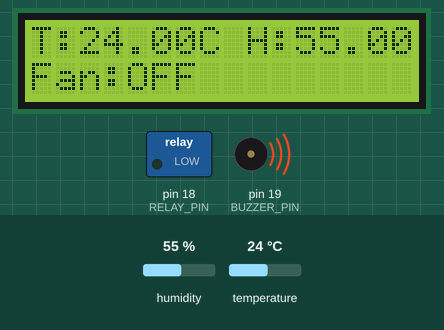
Recording of a sketch running on a simulated Arduino Uno, built with avr-gcc and run on an emulated ATmega328P. On the bench: 16×2 character LCD, switched loads named in the sketch (green lamp = pin HIGH), buzzer (waves = sounding, pin HIGH). The inputs (shaded band) are chosen by the test bench; at power-on: humidity 55 %, temperature 24 °C. What the sketch prints to the serial monitor is not drawn.

Above: at 3.2 s.
3.3 s: humidity set to 22 %
At 4.9 s:
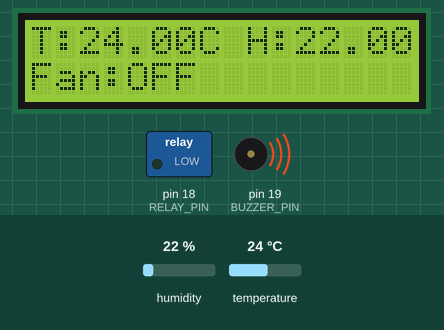
6.0 s: temperature set to 12 °C
At 6.5 s:
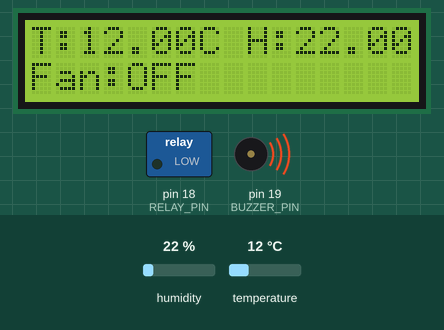
8.7 s: humidity set to 40 %
At 10.8 s:
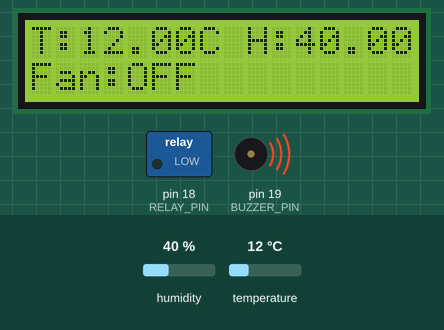
11.7 s: temperature set to 19 °C
At 13.6 s:
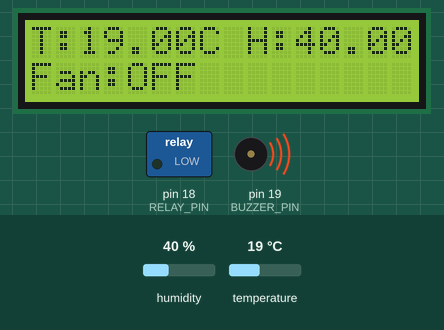
14.4 s: temperature set to 4 °C
At 16.7 s:
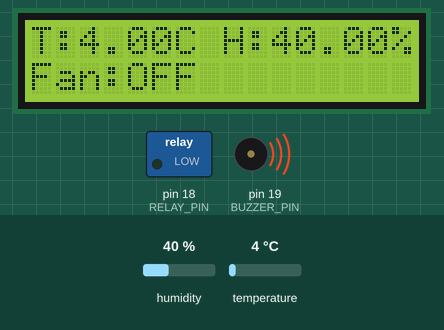
Timing chart, 0 to 18.2 s (numbered marks = the images above; inputs shaded):
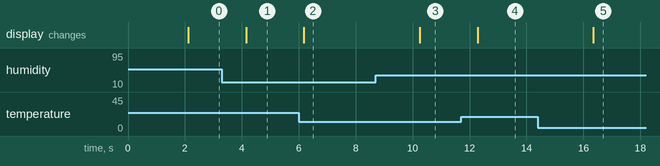

Measured:
- after the input at 3.3 s, the display: changes after 0.85 s (image 1)
- after the input at 6.0 s, the display: changes after 0.18 s (image 2)
- after the input at 8.7 s, the display: changes after 1.5 s (image 3)
- after the input at 11.7 s, the display: changes after 0.58 s (image 4)
- after the input at 14.4 s, the display: changes after 1.9 s (image 5)

The sketch:

ver2.ino
```cpp
#include <LiquidCrystal_I2C.h>
#include <DHT.h>
// chinh lai pin
#define DHTPIN 15
#define DHTTYPE DHT22

#define RELAY_PIN 18
#define BUZZER_PIN 19

#define TEMP_LIMIT 30
#define HUMI_LIMIT 85

#define TEMP_ALARM 32
#define HUMI_ALARM 85

DHT dht(DHTPIN, DHTTYPE);
LiquidCrystal_I2C lcd(0x27,16,2); // địa chỉ lcd

unsigned long alarm_time_start = 0;
unsigned long buzzer_time_start = 0;
unsigned long fan_timer_start = 0;

bool fanOn = false;
bool buzzerOn = false;
bool alarmOn = false;
bool fanWaiting = false;
bool vuotnguong = false;

float temp;
float humi;

bool errorSensor = false;
int errorSensorCount = 0;

void setup() {
  Serial.begin(9600);

  lcd.init();
  lcd.backlight();
  lcd.setCursor(0,0);// CỘT TRƯỚC HÀNG SAU
  lcd.print("SYSTEM START");

  pinMode(RELAY_PIN, OUTPUT);
  pinMode(BUZZER_PIN, OUTPUT);

  digitalWrite(RELAY_PIN, LOW);
  digitalWrite(BUZZER_PIN, HIGH);

  dht.begin();// ở trên định nghĩa DHT rồi, h begin lib sẽ tự gắn pinmode

  delay(2000);
  lcd.clear();
}

void readSensor() {
  // tạo biến mới, khi lỗi biến cũ không đổi, tránh lỗi giả
  float newTemp = dht.readTemperature();
  float newHumi = dht.readHumidity();
  // sẽ có lúc sensor đọc lỗi
  if (isnan(newTemp) || isnan(newHumi)) {
    if(errorSensorCount < 100) { // giới hạn lỡ đếm quá sẽ tràn
      errorSensorCount++;
    }

    if(errorSensorCount >= 5){
      errorSensor = true;
    }

    lcd.clear();
    lcd.setCursor(0,0);
    lcd.print("SENSOR ERROR");
    Serial.println("Sensor Error");
    return;
  }
  temp = newTemp;
  humi = newHumi;

  errorSensorCount = 0;
  errorSensor = false;
}

void controlFan() {
  if(errorSensor){
    fanOn = true;
    digitalWrite(RELAY_PIN, HIGH);
    return;
  }

  if(temp > TEMP_LIMIT || humi > HUMI_LIMIT){
    if(!fanWaiting){
      fanWaiting = true;
      fan_timer_start = millis();
    }
    // sau 5 giây mới bật quạt
    if(millis() - fan_timer_start > 5000){
      fanOn = true;
    }
  }
  else{
    fanWaiting = false;
    fanOn = false;
  }

  if (fanOn) {
    digitalWrite(RELAY_PIN, HIGH);
  } else {
    digitalWrite(RELAY_PIN, LOW);
  }
}

void controlBuzzer() {
  //sensor lỗi thì kêu liên tục
  if(errorSensor){
    digitalWrite(BUZZER_PIN, LOW);
    return;
  }

  if (temp > TEMP_ALARM || humi > HUMI_ALARM) {
    if (!vuotnguong) {
      vuotnguong = true;
      alarm_time_start = millis();
      buzzer_time_start = millis();
    }

    if (millis() - alarm_time_start > 10000) {
      alarmOn = true;

      if (millis() - buzzer_time_start > 500) {
        buzzer_time_start = millis();
        buzzerOn = !buzzerOn;
        digitalWrite(BUZZER_PIN, !buzzerOn);
      }
    }

  }
  else {
    vuotnguong = false;
    alarmOn = false;

    digitalWrite(BUZZER_PIN, HIGH);
  }
}

void printSerial() {
  if(errorSensor){
    Serial.println("Sensor Error!!");
    return;
  }
  Serial.print("Temp: "); Serial.print(temp); Serial.print(" C  ");
  Serial.print("Humidity: "); Serial.print(humi); Serial.print(" %  ");

  Serial.print("Fan: ");

  if(fanOn){
    Serial.println("ON");
  } else{
    Serial.println("OFF");
  }
}

void displayLCD() {
  if(errorSensor){
    return;
  }
  lcd.clear();

  lcd.setCursor(0,0);
  lcd.print("T:"); lcd.print(temp); lcd.print("C ");
  lcd.print("H:"); lcd.print(humi); lcd.print("%");

  lcd.setCursor(0,1);

  if (alarmOn) {
    lcd.print("!!! ALARM !!!");
  }
  else if(fanOn) {
    lcd.print("Fan:ON ");
  }
  else{
    lcd.print("Fan:OFF");
  }
}

void loop() {
  readSensor();
  controlFan();
  controlBuzzer();
  printSerial();
  displayLCD();
  delay(2000);
}
```
